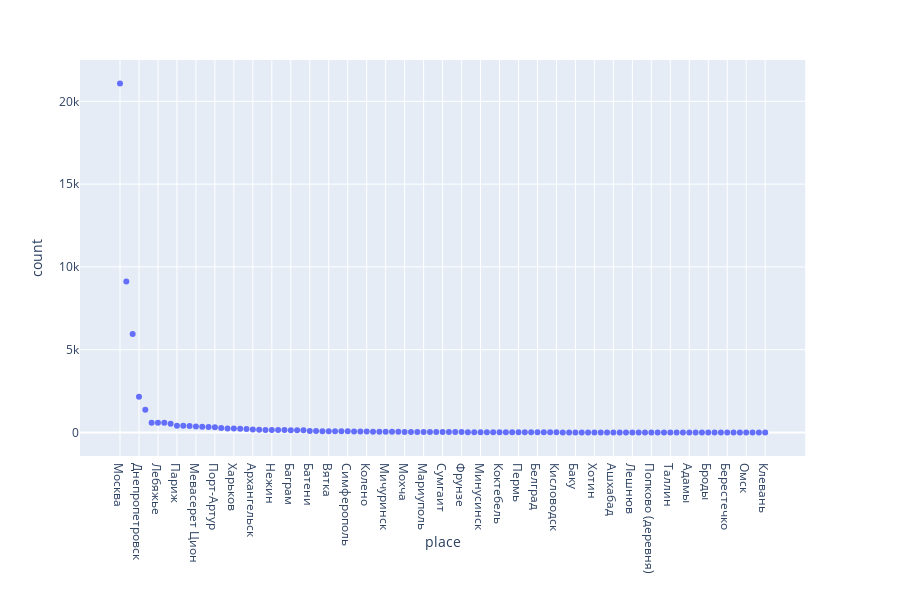

The notebook cell this image was saved under:
### Code cell
import plotly.express as px
import pandas as pd
df = pd.DataFrame.from_dict(c, orient='index').reset_index()
df = df.rename(columns={'index':'place', 0:'count'})
df = df[df['count'] > 1] # Remove places with only one occurence
df = df.sort_values('count', ascending=False)

fig = px.scatter(df, x="place", y='count')
fig.show()

### Figure 1 — Plotly figure (JSON) as saved in the notebook; plotly's stock layout.template omitted (floating-point values rounded to 4 significant figures)
{"data": [{"hoverlabel": {"namelength": 0}, "hovertemplate": "place=%{x}<br>count=%{y}", "legendgroup": "", "marker": {"color": "#636efa", "symbol": "circle"}, "mode": "markers", "name": "", "showlegend": false, "type": "scatter", "x": ["Москва", "Одесса", "Ленинград", "Днепропетровск", "Пярну", "Симбирск", "Лебяжье", "Кабул", "Нижний Новгород", "Париж", "Саратов", "Крым", "Мевасерет Цион", "Иерусалим ", "Казань", "Порт-Артур", "Пушкино", "Козельск", "Харьков ", "Бавыкино ", "Елабуга", "Архангельск", "Санкт-Петербург", "Петроград", "Нежин", "Ялта ", "Феодосия", "Баграм", "Намибе", "Киев", "Батени", "Червишево", "Шашково", "Вятка ", "Ейск", "Санкт-Петрбург", "Симферополь ", "Кременец", "Варшава", "Колено", "Ярославль", "Челкар ", "Мичуринск", "Орехово-Зуево", "Ташкент", "Мохча", "Тифлис", "Калуга", "Мариуполь", "Мудрос ", "Анава", "Сумгаит", "Евпатория", "Свердловск", "Фрунзе", "Булаково ", "Краснодон", "Минусинск", "Харбин", "Никулино (деревня)", "Коктебель", "Црквеница", "Ош", "Пермь", "Грядозубово (деревня)", "Джалал-Абад", "Белград", "Рыбинск", "Саланг", "Кисловодск", "Берлин", "Базар-Курган", "Баку ", "Сосновка", "Белев", "Хотин", "Житомир", "Лашков", "Ашхабад", "Лосево (деревня)", "Гарь-Хлиповка (деревня)", "Лешнюв", "Новоселки", "Сочи", "Попково (деревня)", "Сокаль", "Владимир", "Таллин", "Будятичи", "Владимир-Волынский", "Адамы", "Рига", "Вена", "Броды", "Киверцы", "Комаров", "Берестечко", "Боратин", "Ровно", "Омск", "Ковель", "Демидовка", "Клевань"], "xaxis": "x", "y": [21075, 9125, 5946, 2159, 1373, 584, 582, 581, 527, 407, 404, 394, 364, 343, 338, 323, 264, 237, 236, 221, 214, 178, 159, 154, 148, 146, 145, 133, 133, 129, 96, 90, 82, 77, 75, 75, 74, 62, 62, 59, 49, 49, 47, 47, 46, 33, 33, 31, 30, 30, 26, 26, 24, 23, 22, 21, 18, 18, 17, 14, 12, 11, 11, 11, 9, 8, 7, 7, 7, 7, 6, 6, 6, 5, 5, 4, 4, 4, 4, 4, 4, 3, 3, 3, 3, 3, 3, 2, 2, 2, 2, 2, 2, 2, 2, 2, 2, 2, 2, 2, 2, 2, 2], "yaxis": "y"}], "layout": {"height": 600, "legend": {"tracegroupgap": 0}, "margin": {"t": 60}, "xaxis": {"anchor": "y", "domain": [0, 0.98], "title": {"text": "place"}}, "yaxis": {"anchor": "x", "domain": [0, 1], "title": {"text": "count"}}}}
